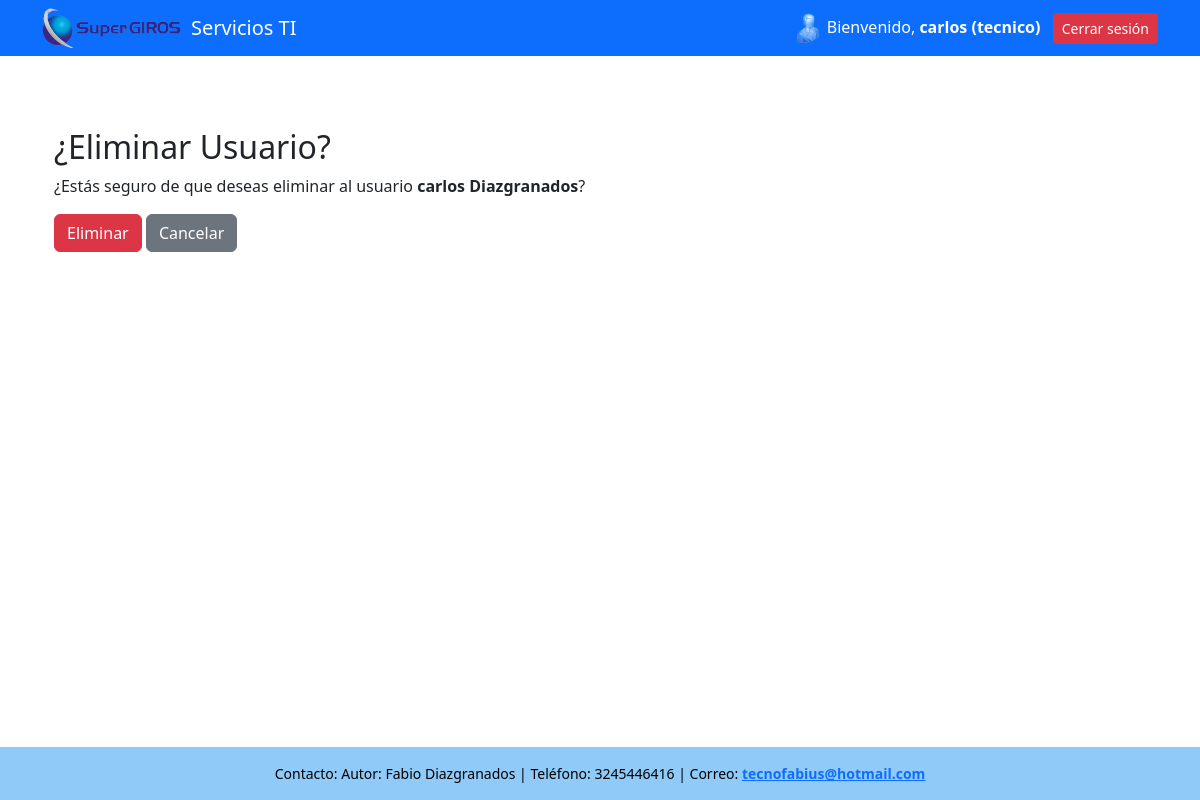
/usuarios/eliminar/2/ (signed in), run on the app's committed database.
### servicios_ti/models.py (models this page shows, shortened)
class Usuario(models.Model):
    ROLES = [
        ('administrador', 'Administrador'),
        ('tecnico', 'Técnico'),
        ('comunicaciones', 'Comunicaciones')
    ]
    nombre_usuario= models.CharField(max_length=100)
    apellido = models.CharField(max_length=100)
    rol = models.CharField(max_length=50, choices=ROLES)
    password_usuario = models.CharField(max_length=20)
    email = models.EmailField('correo electrónico', unique=True)
    USERNAME_FIELD = 'nombre_usuario'
    REQUIRED_FIELDS = ['username', 'nombre_completo', 'rol']

### servicios_ti/views.py (the view)
# urls.py: path('usuarios/eliminar/<int:usuario_id>/', views.eliminar_usuario, name='eliminar_usuario'),
def eliminar_usuario(request, usuario_id):
    if 'usuario_id' not in request.session:
        return redirect('login')
    usuario = get_object_or_404(Usuario, id=usuario_id)
    if request.method == 'POST':
        usuario.delete()
        messages.success(request, 'Usuario eliminado exitosamente.')
        return redirect('lista_usuarios')
    return render(request, 'confirmar_eliminar_usuario.html', {'usuario': usuario})

### servicios_ti/templates/confirmar_eliminar_usuario.html (shortened to what this page needs)
{% extends "base.html" %}
{% block content %}
<body>
<div class="container mt-5">
    <h2>¿Eliminar Usuario?</h2>
    <p>¿Estás seguro de que deseas eliminar al usuario <strong>{{ usuario.nombre_usuario }} {{ usuario.apellido }}</strong>?</p>
    <form method="post">
        <button type="submit" class="btn btn-danger">Eliminar</button>
        <a href="{% url 'lista_usuarios' %}" class="btn btn-secondary">Cancelar</a>
    </form>
</div>
</body>
{% endblock %}

### servicios_ti/templates/base.html (shortened to what this page needs)
<!DOCTYPE html>
{% load static %}
<html lang="es">
<head>
    <link rel="stylesheet" href="https://cdn.jsdelivr.net/npm/bootstrap@5.3.2/dist/css/bootstrap.min.css">
</head>
<body>
<div class="wrapper">
    <nav class="navbar navbar-expand-lg navbar-dark bg-primary mb-4">
        <div class="container d-flex justify-content-between align-items-center">
            <div class="d-flex align-items-center">
                <img src="{% static 'img/logot.png' %}" alt="Logo Empresa" style="height: 40px; margin-right: 10px;">
                <a class="navbar-brand" href="#">Servicios TI</a>
            </div>
            <div>
                <img src="{% static 'img/User.png' %}" alt="Usuario" style="height: 30px;">
                <span class="text-white">
                    Bienvenido, <strong>{{ request.session.usuario_nombre }}</strong>
                    <strong>({{ request.session.usuario_rol }})</strong>
                </span>
                <a href="{% url 'logout' %}" class="btn btn-danger btn-sm ms-2">Cerrar sesión</a>
            </div>
        </div>
    </nav>
    <div class="container content">
        {% block content %}
        {% endblock %}
    </div>
    <footer class="footer-custom text-center p-3 mt-auto">
        Contacto: Autor: Fabio Diazgranados | Teléfono: 3245446416 | Correo: <strong><a
            href="mailto:tecnofabius@hotmail.com">tecnofabius@hotmail.com</a></strong>
    </footer>
</div>
</body>
</html>

### servicios_ti/templates/base.html (style rules this page uses)
html, body { height: 100%; margin: 0; }
.wrapper { min-height: 100%; display: flex; flex-direction: column; }
.content { flex: 1; }
footer { font-size: 14px; }
.footer-custom { background-color: rgb(144, 202, 249); color: #000; }

### data on the page
Usuario: session.usuario_nombre "carlos", session.usuario_rol "tecnico", nombre_usuario "carlos", apellido "Diazgranados"
